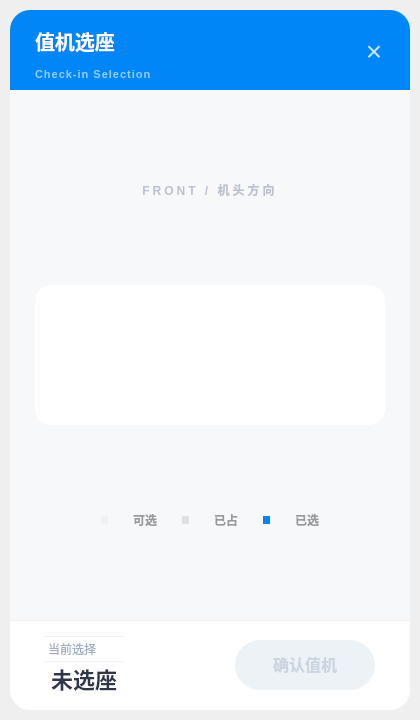
<?xml version="1.0" encoding="UTF-8"?>
<ui version="4.0">
 <class>CheckInDialog</class>
 <widget class="QDialog" name="CheckInDialog">
  <property name="geometry">
   <rect>
    <x>0</x>
    <y>0</y>
    <width>420</width>
    <height>720</height>
   </rect>
  </property>
  <property name="windowTitle">
   <string>Check-In</string>
  </property>
  <property name="styleSheet">
   <string notr="true"/>
  </property>
  <layout class="QVBoxLayout" name="verticalLayout_Root">
   <property name="spacing">
    <number>0</number>
   </property>
   <property name="leftMargin">
    <number>10</number>
   </property>
   <property name="topMargin">
    <number>10</number>
   </property>
   <property name="rightMargin">
    <number>10</number>
   </property>
   <property name="bottomMargin">
    <number>10</number>
   </property>
   <item>
    <widget class="QFrame" name="MainFrame">
     <property name="styleSheet">
      <string notr="true">QFrame#MainFrame { background-color: #F7F8FA; border-radius: 20px; }</string>
     </property>
     <property name="frameShape">
      <enum>QFrame::NoFrame</enum>
     </property>
     <layout class="QVBoxLayout" name="verticalLayout_Main">
      <property name="spacing">
       <number>0</number>
      </property>
      <property name="leftMargin">
       <number>0</number>
      </property>
      <property name="topMargin">
       <number>0</number>
      </property>
      <property name="rightMargin">
       <number>0</number>
      </property>
      <property name="bottomMargin">
       <number>0</number>
      </property>
      <item>
       <widget class="QFrame" name="Header">
        <property name="minimumSize">
         <size>
          <width>0</width>
          <height>80</height>
         </size>
        </property>
        <property name="maximumSize">
         <size>
          <width>16777215</width>
          <height>80</height>
         </size>
        </property>
        <property name="styleSheet">
         <string notr="true">background-color: #0086F6; border-top-left-radius: 20px; border-top-right-radius: 20px;</string>
        </property>
        <property name="frameShape">
         <enum>QFrame::NoFrame</enum>
        </property>
        <layout class="QHBoxLayout" name="horizontalLayout_Header">
         <property name="leftMargin">
          <number>25</number>
         </property>
         <property name="topMargin">
          <number>15</number>
         </property>
         <property name="rightMargin">
          <number>20</number>
         </property>
         <property name="bottomMargin">
          <number>0</number>
         </property>
         <item>
          <layout class="QVBoxLayout" name="verticalLayout_Title">
           <property name="spacing">
            <number>3</number>
           </property>
           <item>
            <widget class="QLabel" name="lbl_Title">
             <property name="styleSheet">
              <string notr="true">color: white; font-size: 20px; font-weight: 800; font-family: 'Microsoft YaHei UI';</string>
             </property>
             <property name="text">
              <string>值机选座</string>
             </property>
            </widget>
           </item>
           <item>
            <widget class="QLabel" name="lbl_SubTitle">
             <property name="styleSheet">
              <string notr="true">color: rgba(255,255,255,0.6); font-size: 11px; font-weight: bold; letter-spacing: 1px;</string>
             </property>
             <property name="text">
              <string>Check-in Selection</string>
             </property>
            </widget>
           </item>
          </layout>
         </item>
         <item>
          <spacer name="horizontalSpacer">
           <property name="orientation">
            <enum>Qt::Horizontal</enum>
           </property>
           <property name="sizeHint" stdset="0">
            <size>
             <width>40</width>
             <height>20</height>
            </size>
           </property>
          </spacer>
         </item>
         <item>
          <widget class="QPushButton" name="btn_Close">
           <property name="minimumSize">
            <size>
             <width>32</width>
             <height>32</height>
            </size>
           </property>
           <property name="maximumSize">
            <size>
             <width>32</width>
             <height>32</height>
            </size>
           </property>
           <property name="cursor">
            <cursorShape>PointingHandCursor</cursorShape>
           </property>
           <property name="styleSheet">
            <string notr="true">color: rgba(255,255,255,0.8); font-size: 28px; border: none; font-weight: 300; margin-top: -12px;</string>
           </property>
           <property name="text">
            <string>×</string>
           </property>
          </widget>
         </item>
        </layout>
       </widget>
      </item>
      <item>
       <widget class="QScrollArea" name="scrollArea">
        <property name="styleSheet">
         <string notr="true">QScrollArea { border: none; background: transparent; }
QScrollBar:vertical { width: 4px; background: transparent; margin: 0px; }
QScrollBar::handle:vertical { background: #E0E0E0; border-radius: 2px; min-height: 20px; }</string>
        </property>
        <property name="widgetResizable">
         <bool>true</bool>
        </property>
        <widget class="QWidget" name="scrollContent">
         <property name="geometry">
          <rect>
           <x>0</x>
           <y>0</y>
           <width>400</width>
           <height>550</height>
          </rect>
         </property>
         <property name="styleSheet">
          <string notr="true">background: transparent;</string>
         </property>
         <layout class="QVBoxLayout" name="verticalLayout_Content">
          <property name="spacing">
           <number>25</number>
          </property>
          <property name="leftMargin">
           <number>25</number>
          </property>
          <property name="topMargin">
           <number>30</number>
          </property>
          <property name="rightMargin">
           <number>25</number>
          </property>
          <property name="bottomMargin">
           <number>30</number>
          </property>
          <item>
           <widget class="QLabel" name="lbl_Nose">
            <property name="styleSheet">
             <string notr="true">color: #BCC2CC; font-size: 12px; font-weight: bold; letter-spacing: 3px;</string>
            </property>
            <property name="text">
             <string>FRONT / 机头方向</string>
            </property>
            <property name="alignment">
             <set>Qt::AlignCenter</set>
            </property>
           </widget>
          </item>
          <item>
           <widget class="QFrame" name="cabinCard">
            <property name="styleSheet">
             <string notr="true">background-color: white; border-radius: 16px;</string>
            </property>
            <property name="frameShape">
             <enum>QFrame::NoFrame</enum>
            </property>
            <!-- 注意：这里没有设置 Layout，我们在 C++ 中动态添加 Grid Layout -->
           </widget>
          </item>
          <item>
           <layout class="QHBoxLayout" name="layout_Legend">
            <property name="spacing">
             <number>25</number>
            </property>
            <item>
             <spacer name="horizontalSpacer_2">
              <property name="orientation">
               <enum>Qt::Horizontal</enum>
              </property>
              <property name="sizeHint" stdset="0">
               <size>
                <width>40</width>
                <height>20</height>
               </size>
              </property>
             </spacer>
            </item>
            <item>
             <widget class="QLabel" name="legend_1">
              <property name="maximumSize">
               <size>
                <width>8</width>
                <height>8</height>
               </size>
              </property>
              <property name="styleSheet">
               <string notr="true">background: #EEF2F7; border-radius: 4px;</string>
              </property>
              <property name="text">
               <string/>
              </property>
             </widget>
            </item>
            <item>
             <widget class="QLabel" name="label_3">
              <property name="styleSheet">
               <string notr="true">color: #999; font-size: 12px; font-weight: 500;</string>
              </property>
              <property name="text">
               <string>可选</string>
              </property>
             </widget>
            </item>
            <item>
             <widget class="QLabel" name="legend_2">
              <property name="maximumSize">
               <size>
                <width>8</width>
                <height>8</height>
               </size>
              </property>
              <property name="styleSheet">
               <string notr="true">background: #E0E0E0; border-radius: 4px;</string>
              </property>
              <property name="text">
               <string/>
              </property>
             </widget>
            </item>
            <item>
             <widget class="QLabel" name="label_4">
              <property name="styleSheet">
               <string notr="true">color: #999; font-size: 12px; font-weight: 500;</string>
              </property>
              <property name="text">
               <string>已占</string>
              </property>
             </widget>
            </item>
            <item>
             <widget class="QLabel" name="legend_3">
              <property name="maximumSize">
               <size>
                <width>8</width>
                <height>8</height>
               </size>
              </property>
              <property name="styleSheet">
               <string notr="true">background: #0086F6; border-radius: 4px;</string>
              </property>
              <property name="text">
               <string/>
              </property>
             </widget>
            </item>
            <item>
             <widget class="QLabel" name="label_5">
              <property name="styleSheet">
               <string notr="true">color: #999; font-size: 12px; font-weight: 500;</string>
              </property>
              <property name="text">
               <string>已选</string>
              </property>
             </widget>
            </item>
            <item>
             <spacer name="horizontalSpacer_3">
              <property name="orientation">
               <enum>Qt::Horizontal</enum>
              </property>
              <property name="sizeHint" stdset="0">
               <size>
                <width>40</width>
                <height>20</height>
               </size>
              </property>
             </spacer>
            </item>
           </layout>
          </item>
         </layout>
        </widget>
       </widget>
      </item>
      <item>
       <widget class="QFrame" name="Footer">
        <property name="minimumSize">
         <size>
          <width>0</width>
          <height>90</height>
         </size>
        </property>
        <property name="maximumSize">
         <size>
          <width>16777215</width>
          <height>90</height>
         </size>
        </property>
        <property name="styleSheet">
         <string notr="true">background-color: white; border-top: 1px solid #F0F0F0; border-bottom-left-radius: 20px; border-bottom-right-radius: 20px;</string>
        </property>
        <property name="frameShape">
         <enum>QFrame::NoFrame</enum>
        </property>
        <layout class="QHBoxLayout" name="horizontalLayout_Footer">
         <property name="leftMargin">
          <number>35</number>
         </property>
         <property name="topMargin">
          <number>15</number>
         </property>
         <property name="rightMargin">
          <number>35</number>
         </property>
         <property name="bottomMargin">
          <number>15</number>
         </property>
         <item>
          <layout class="QVBoxLayout" name="verticalLayout_Info">
           <property name="spacing">
            <number>0</number>
           </property>
           <item>
            <widget class="QLabel" name="label_1">
             <property name="styleSheet">
              <string notr="true">color: #A0AEC0; font-size: 12px;</string>
             </property>
             <property name="text">
              <string>当前选择</string>
             </property>
            </widget>
           </item>
           <item>
            <widget class="QLabel" name="lbl_SeatInfo">
             <property name="styleSheet">
              <string notr="true">color: #2D3748; font-size: 22px; font-weight: 800; font-family: 'Arial';</string>
             </property>
             <property name="text">
              <string>未选座</string>
             </property>
            </widget>
           </item>
          </layout>
         </item>
         <item>
          <spacer name="horizontalSpacer_4">
           <property name="orientation">
            <enum>Qt::Horizontal</enum>
           </property>
           <property name="sizeHint" stdset="0">
            <size>
             <width>40</width>
             <height>20</height>
            </size>
           </property>
          </spacer>
         </item>
         <item>
          <widget class="QPushButton" name="btn_Confirm">
           <property name="enabled">
            <bool>false</bool>
           </property>
           <property name="minimumSize">
            <size>
             <width>140</width>
             <height>50</height>
            </size>
           </property>
           <property name="maximumSize">
            <size>
             <width>140</width>
             <height>50</height>
            </size>
           </property>
           <property name="cursor">
            <cursorShape>PointingHandCursor</cursorShape>
           </property>
           <property name="styleSheet">
            <string notr="true">QPushButton {
	background-color: #0086F6; color: white;
	font-size: 16px; font-weight: bold;
	border-radius: 25px; /* 完全圆角 */
	border: none;
	padding-bottom: 2px; /* 文字微调居中 */
}
QPushButton:hover { background-color: #0076D6; transform: scale(1.02); }
QPushButton:disabled { background-color: #EDF2F7; color: #CBD5E0; }</string>
           </property>
           <property name="text">
            <string>确认值机</string>
           </property>
          </widget>
         </item>
        </layout>
       </widget>
      </item>
     </layout>
    </widget>
   </item>
  </layout>
 </widget>
 <resources/>
 <connections>
  <connection>
   <sender>btn_Close</sender>
   <signal>clicked()</signal>
   <receiver>CheckInDialog</receiver>
   <slot>reject()</slot>
   <hints>
    <hint type="sourcelabel">
     <x>373</x>
     <y>53</y>
    </hint>
    <hint type="destinationlabel">
     <x>209</x>
     <y>359</y>
    </hint>
   </hints>
  </connection>
 </connections>
</ui>
